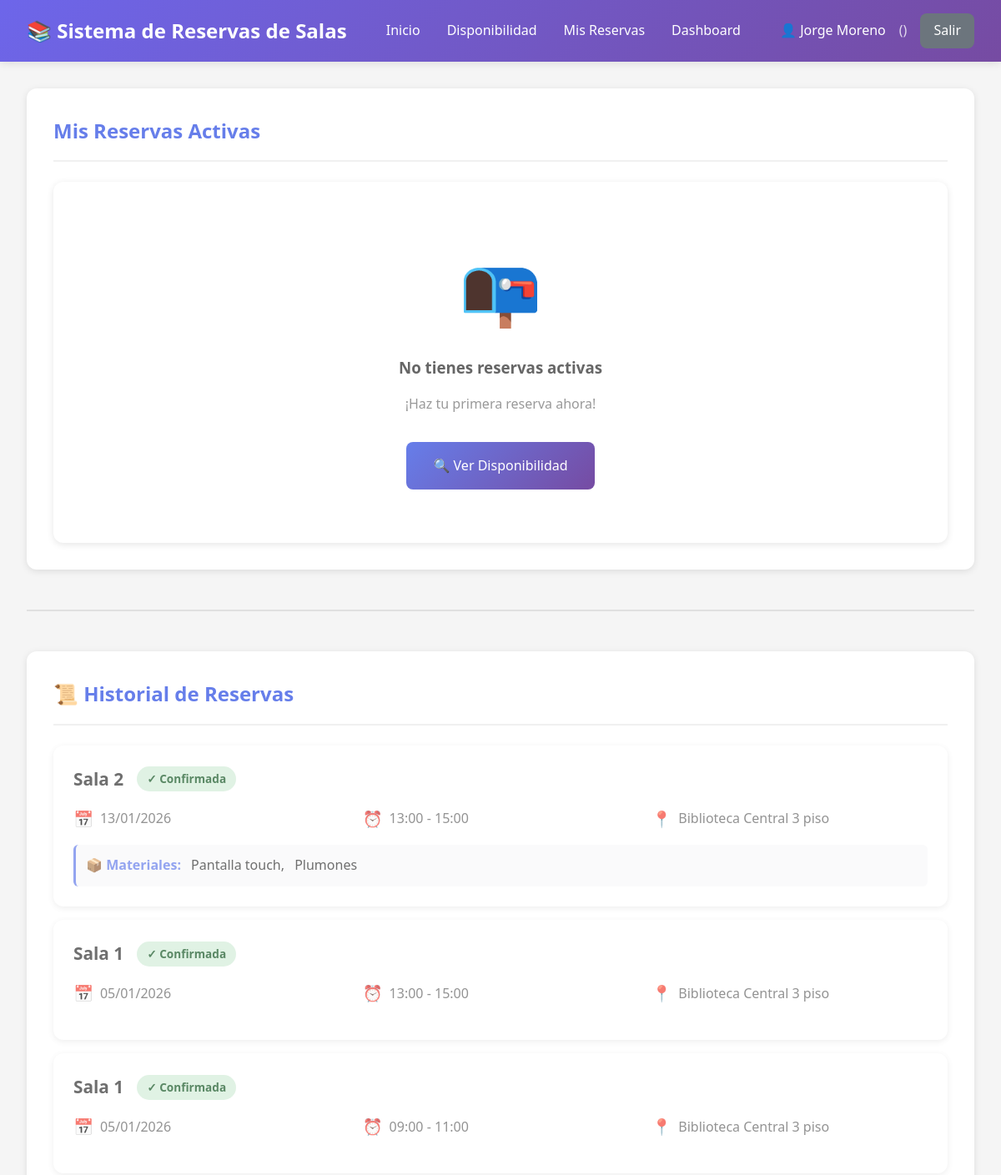
Before: /reservas/mis-reservas/ (signed in, upper part) with the older database file.
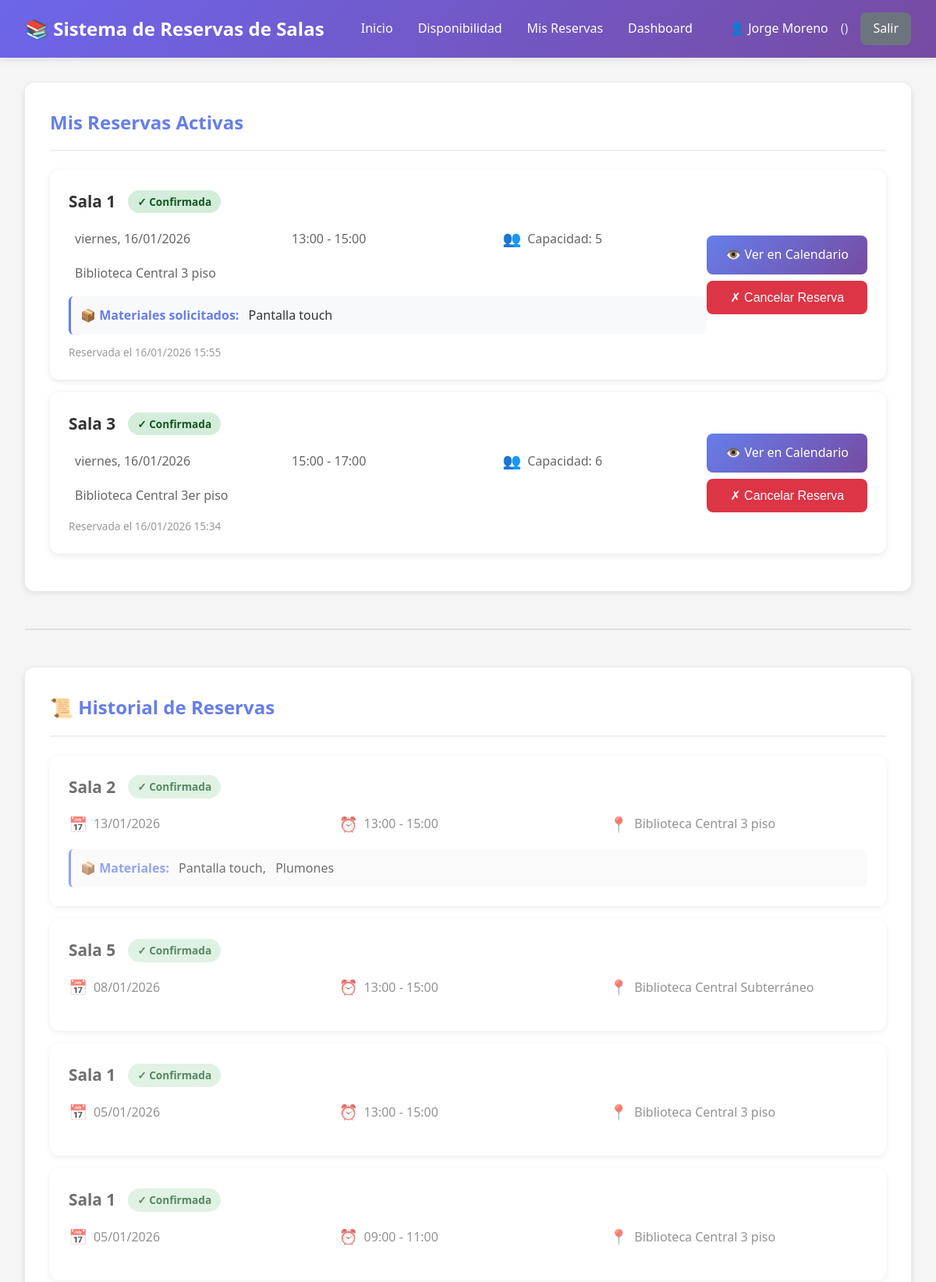
After: the same page with the newer database file.
### reservas/models.py (models this page shows, shortened)
class Reservation(models.Model):
    STATUS_CHOICES = [
        ('pending', 'Pendiente'),
        ('confirmed', 'Confirmada'),
        ('cancelled', 'Cancelada'),
        ('completed', 'Completada'),
    ]
    user = models.ForeignKey(
        User,
        on_delete=models.CASCADE,
        verbose_name="Usuario",
        related_name="reservations"
    )
    room = models.ForeignKey(
        Room,
        on_delete=models.CASCADE,
        verbose_name="Sala",
        related_name="reservations"
    )
    date = models.DateField(verbose_name="Fecha")
    time_block = models.ForeignKey(
        TimeBlock,
        on_delete=models.CASCADE,
        verbose_name="Bloque horario"
    )
    requested_materials = models.ManyToManyField(
        Material,
        blank=True,
        verbose_name="Materiales solicitados",
        related_name="reservations"
    )
    status = models.CharField(
        max_length=20,
        choices=STATUS_CHOICES,
        default='confirmed',
        verbose_name="Estado"
    )
    notes = models.TextField(
        blank=True,
        verbose_name="Notas adicionales"
    )
    created_at = models.DateTimeField(auto_now_add=True)
    updated_at = models.DateTimeField(auto_now=True)
    class Meta:
        verbose_name = "Reserva"
        verbose_name_plural = "Reservas"
        ordering = ['-date', 'time_block']
        unique_together = ['room', 'date', 'time_block', 'status']

class Room(models.Model):
    name = models.CharField(max_length=100, verbose_name="Nombre de la sala")
    capacity = models.PositiveIntegerField(verbose_name="Capacidad (personas)")
    location = models.CharField(max_length=200, verbose_name="Ubicación")
    available_materials = models.ManyToManyField(
        Material,
        blank=True,
        verbose_name="Materiales disponibles",
        related_name="rooms"
    )
    is_public = models.BooleanField(
        default=True,
        verbose_name="Sala pública",
        help_text="Si está desmarcado, solo el admin puede reservar esta sala"
    )
    is_active = models.BooleanField(default=True, verbose_name="Activa")
    created_at = models.DateTimeField(auto_now_add=True)
    updated_at = models.DateTimeField(auto_now=True)
    class Meta:
        verbose_name = "Sala"
        verbose_name_plural = "Salas"
        ordering = ['name']

class TimeBlock(models.Model):
    DAYS_OF_WEEK = [
        ('monday', 'Lunes'),
        ('tuesday', 'Martes'),
        ('wednesday', 'Miércoles'),
        ('thursday', 'Jueves'),
        ('friday', 'Viernes'),
        ('saturday', 'Sábado'),
        ('sunday', 'Domingo'),
    ]
    name = models.CharField(
        max_length=50,
        verbose_name="Nombre del bloque",
        help_text="Ej: Bloque 1, Bloque Mañana, Sábado Tarde"
    )
    day_of_week = models.CharField(
        max_length=10,
        choices=DAYS_OF_WEEK,
        verbose_name="Día de la semana",
        help_text="Día al que aplica este bloque horario"
    )
    start_time = models.TimeField(verbose_name="Hora inicio")
    end_time = models.TimeField(verbose_name="Hora fin")
    is_active = models.BooleanField(default=True, verbose_name="Activo")
    created_at = models.DateTimeField(auto_now_add=True)
    updated_at = models.DateTimeField(auto_now=True)
    class Meta:
        verbose_name = "Bloque Horario"
        verbose_name_plural = "Bloques Horarios"
        ordering = ['day_of_week', 'start_time']
        unique_together = ['day_of_week', 'start_time', 'end_time']

class Material(models.Model):
    name = models.CharField(max_length=100, verbose_name="Nombre")
    description = models.TextField(blank=True, verbose_name="Descripción")
    is_active = models.BooleanField(default=True, verbose_name="Activo")
    created_at = models.DateTimeField(auto_now_add=True)
    updated_at = models.DateTimeField(auto_now=True)
    class Meta:
        verbose_name = "Material"
        verbose_name_plural = "Materiales"
        ordering = ['name']

### reservas/views.py (the view)
# urls.py: path('mis-reservas/', views.mis_reservas, name='mis_reservas'),
@login_required
def mis_reservas(request):
    reservas_activas = Reservation.objects.filter(
        user=request.user,
        status__in=['pending', 'confirmed'],
        date__gte=timezone.now().date()
    ).select_related('room', 'time_block').order_by('date', 'time_block__start_time')
    reservas_pasadas = Reservation.objects.filter(
        user=request.user,
        date__lt=timezone.now().date()
    ).select_related('room', 'time_block').order_by('-date', '-time_block__start_time')[:10]
    context = {
        'reservas_activas': reservas_activas,
        'reservas_pasadas': reservas_pasadas,
    }
    return render(request, 'reservas/mis_reservas.html', context)

### reservas/templates/reservas/mis_reservas.html (shortened to what this page needs)
{% extends 'reservas/base.html' %}
{% block content %}
<div class="reservations-container">
    <div class="card">
        <div class="card-header">
            <h2> Mis Reservas Activas</h2>
        </div>
        {% if reservas_activas %}
            {% for reserva in reservas_activas %}
            <div class="reservation-card">
                <div class="reservation-info">
                    <div class="reservation-header">
                        <div class="reservation-title">{{ reserva.room.name }}</div>
                        <span class="status-badge status-{{ reserva.status }}">
                            {% if reserva.status == 'confirmed' %}✓ Confirmada{% endif %}
                        </span>
                    </div>
                    <div class="reservation-details">
                        <div class="detail-item">
                            <span>{{ reserva.date|date:"l, d/m/Y" }}</span>
                        </div>
                        <div class="detail-item">
                            <span>{{ reserva.time_block.start_time|time:"H:i" }} - {{ reserva.time_block.end_time|time:"H:i" }}</span>
                        </div>
                        <div class="detail-item">
                            <span class="detail-icon">👥</span>
                            <span>Capacidad: {{ reserva.room.capacity }}</span>
                        </div>
                        <div class="detail-item">
                            <span>{{ reserva.room.location }}</span>
                        </div>
                    </div>
                    {% if reserva.requested_materials.exists %}
                    <div class="materials-list">
                        <strong>📦 Materiales solicitados:</strong>
                        {% for material in reserva.requested_materials.all %}
                            <span style="margin-left: 0.5rem;">{{ material.name }}</span>{% if not forloop.last %},{% endif %}
                        {% endfor %}
                    </div>
                    {% endif %}
                    <div style="margin-top: 0.75rem; font-size: 0.85rem; color: #999;">
                        Reservada el {{ reserva.created_at|date:"d/m/Y H:i" }}
                    </div>
                </div>
                <div class="reservation-actions">
                    <a href="{% url 'reservas:disponibilidad' %}?fecha={{ reserva.date|date:'Y-m-d' }}" class="btn btn-primary" style="text-align: center;">
                        👁️ Ver en Calendario
                    </a>
                    <form method="post" action="{% url 'reservas:cancelar_reserva' reserva.id %}" style="margin: 0;">
                        <button type="submit" class="btn btn-danger" style="width: 100%;" onclick="return confirm('¿Estás seguro de que deseas cancelar esta reserva?')">
                            ✗ Cancelar Reserva
                        </button>
                    </form>
                </div>
            </div>
            {% endfor %}
        {% else %}
            <div class="no-reservations">
                <div class="no-reservations-icon">📭</div>
                <h3 style="color: #666; margin-bottom: 1rem;">No tienes reservas activas</h3>
                <p style="color: #999; margin-bottom: 2rem;">¡Haz tu primera reserva ahora!</p>
                <a href="{% url 'reservas:disponibilidad' %}" class="btn btn-primary" style="padding: 1rem 2rem;">
                    🔍 Ver Disponibilidad
                </a>
            </div>
        {% endif %}
    </div>
    {% if reservas_pasadas %}
    <div class="section-divider"></div>
    <div class="card">
        <div class="card-header">
            <h2>📜 Historial de Reservas</h2>
        </div>
        {% for reserva in reservas_pasadas %}
        <div class="reservation-card" style="opacity: 0.7;">
            <div class="reservation-info">
                <div class="reservation-header">
                    <div class="reservation-title">{{ reserva.room.name }}</div>
                    <span class="status-badge status-{{ reserva.status }}">
                        {% if reserva.status == 'confirmed' %}✓ Confirmada{% endif %}
                    </span>
                </div>
                <div class="reservation-details">
                    <div class="detail-item">
                        <span class="detail-icon">📅</span>
                        <span>{{ reserva.date|date:"d/m/Y" }}</span>
                    </div>
                    <div class="detail-item">
                        <span class="detail-icon">⏰</span>
                        <span>{{ reserva.time_block.start_time|time:"H:i" }} - {{ reserva.time_block.end_time|time:"H:i" }}</span>
                    </div>
                    <div class="detail-item">
                        <span class="detail-icon">📍</span>
                        <span>{{ reserva.room.location }}</span>
                    </div>
                </div>
                {% if reserva.requested_materials.exists %}
                <div class="materials-list">
                    <strong>📦 Materiales:</strong>
                    {% for material in reserva.requested_materials.all %}
                        <span style="margin-left: 0.5rem;">{{ material.name }}</span>{% if not forloop.last %},{% endif %}
                    {% endfor %}
                </div>
                {% endif %}
            </div>
        </div>
        {% endfor %}
    </div>
    {% endif %}
</div>
{% endblock %}

### reservas/templates/reservas/base.html (shortened to what this page needs)
{% load static %}
<!DOCTYPE html>
<html lang="es">
<head>
</head>
<body>
    <header>
        <div class="header-container">
            <div class="logo">
                <h1>📚 Sistema de Reservas de Salas</h1>
            </div>
            <nav>
                <ul>
                    <li><a href="{% url 'reservas:index' %}">Inicio</a></li>
                    <li><a href="{% url 'reservas:disponibilidad' %}">Disponibilidad</a></li>
                    {% if user.is_authenticated %}
                    <li><a href="{% url 'reservas:mis_reservas' %}">Mis Reservas</a></li>
                    <li><a href="{% url 'reservas:dashboard' %}"> Dashboard</a></li>
                    {% endif %}
                </ul>
            </nav>
            <div class="user-info">
                {% if user.is_authenticated %}
                    <span>👤 {{ user.get_full_name|default:user.username }}</span>
                    {% if user.profile %}
                        <span style="opacity: 0.8;">({{ user.profile.role.get_name_display }})</span>
                    {% endif %}
                    <a href="{% url 'logout' %}" class="btn btn-secondary" style="padding: 0.5rem 1rem;">Salir</a>
                {% else %}
                    <a href="{% url 'login' %}?next={{ request.path }}" class="btn btn-primary" style="padding: 0.5rem 1rem;">Iniciar Sesión</a>
                {% endif %}
            </div>
        </div>
    </header>
    <div class="container">
        {% block content %}{% endblock %}
    </div>
</body>
</html>

### reservas/templates/reservas/base.html (style rules this page uses)
* { margin: 0; padding: 0; box-sizing: border-box; }
body { font-family: 'Segoe UI', Tahoma, Geneva, Verdana, sans-serif; background-color: #f5f5f5; color: #333; line-height: 1.6; }
header { background: linear-gradient(135deg, #6d66eaff 0%, #764ba2 100%); color: white; padding: 1rem 0; box-shadow: 0 2px 10px rgba(0,0,0,0.1); }
.header-container { max-width: 1400px; margin: 0 auto; padding: 0 2rem; display: flex; justify-content: space-between; align-items: center; }
.logo h1 { font-size: 1.5rem; font-weight: 600; }
nav ul { list-style: none; display: flex; gap: 2rem; }
nav a { color: white; text-decoration: none; font-weight: 500; transition: opacity 0.3s; }
.user-info { display: flex; align-items: center; gap: 1rem; }
.container { max-width: 1400px; margin: 2rem auto; padding: 0 2rem; }
.btn { display: inline-block; padding: 0.75rem 1.5rem; border-radius: 8px; text-decoration: none; font-weight: 500; transition: all 0.3s; border: none; cursor: pointer; font-size: 1rem; }
.btn-primary { background: linear-gradient(135deg, #667eea 0%, #764ba2 100%); color: white; }
.btn-secondary { background-color: #6c757d; color: white; }
.btn-danger { background-color: #dc3545; color: white; }
.card { background: white; border-radius: 12px; padding: 2rem; box-shadow: 0 2px 8px rgba(0,0,0,0.1); margin-bottom: 2rem; }
.card-header { border-bottom: 2px solid #f0f0f0; padding-bottom: 1rem; margin-bottom: 1.5rem; }
.card-header h2 { font-size: 1.5rem; color: #667eea; }

### reservas/templates/reservas/mis_reservas.html (style rules this page uses)
.reservations-container { max-width: 1200px; margin: 0 auto; }
.reservation-card { background: white; border-radius: 12px; padding: 1.5rem; margin-bottom: 1rem; box-shadow: 0 2px 8px rgba(0,0,0,0.1); display: flex; justify-content: space-between; align-items: center; transition: transform 0.3s; }
.reservation-info { flex: 1; }
.reservation-header { display: flex; align-items: center; gap: 1rem; margin-bottom: 1rem; }
.reservation-title { font-size: 1.3rem; font-weight: 600; color: #333; }
.status-badge { padding: 0.25rem 0.75rem; border-radius: 20px; font-size: 0.85rem; font-weight: 600; }
.status-confirmed { background-color: #d4edda; color: #155724; }
.reservation-details { display: grid; grid-template-columns: repeat(auto-fit, minmax(200px, 1fr)); gap: 1rem; margin-bottom: 1rem; }
.detail-item { display: flex; align-items: center; gap: 0.5rem; color: #666; }
.detail-icon { font-size: 1.2rem; }
.materials-list { margin-top: 0.5rem; padding: 0.75rem; background-color: #f8f9fa; border-radius: 6px; border-left: 3px solid #667eea; }
.materials-list strong { color: #667eea; }
.reservation-actions { display: flex; flex-direction: column; gap: 0.5rem; }
.section-divider { margin: 3rem 0; border-top: 2px solid #e0e0e0; }

Changed rows visible on the page:
added Reservation: room.name "Sala 1", status "✓ Confirmada", date "viernes, 16/01/2026", time_block.start_time "13:00", time_block.end_time "15:00", room.capacity "5", room.location "Biblioteca Central 3 piso", created_at "16/01/2026 15:55", Material (name "Pantalla touch"), shown under "Mis Reservas Activas"
added Reservation: room.name "Sala 3", status "✓ Confirmada", date "viernes, 16/01/2026", time_block.start_time "15:00", time_block.end_time "17:00", room.capacity "6", room.location "Biblioteca Central 3er piso", created_at "16/01/2026 15:34", shown under "Mis Reservas Activas"
added Reservation: room.name "Sala 5", status "✓ Confirmada", date "08/01/2026", time_block.start_time "13:00", time_block.end_time "15:00", room.location "Biblioteca Central Subterráneo", shown under "📜 Historial de Reservas"
Other visible differences:
text no longer shown: "📭 No tienes reservas activas ¡Haz tu primera reserva ahora! 🔍 Ver Disponibilidad"
